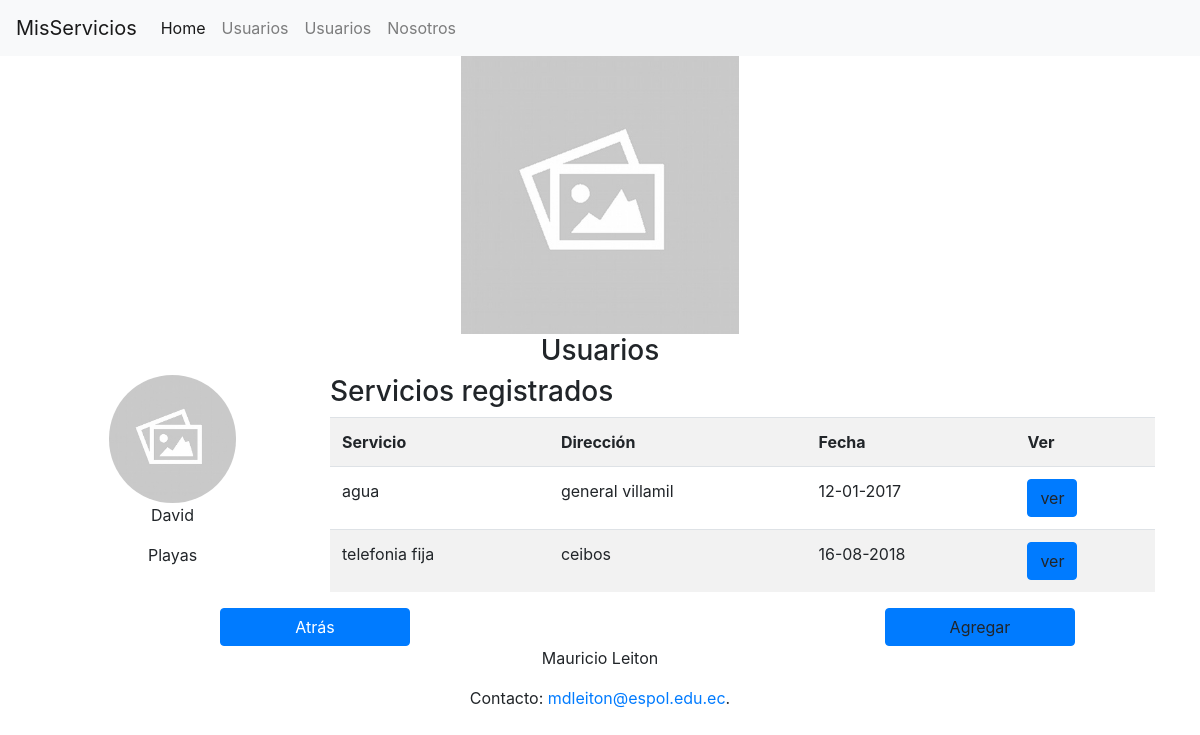
The app's page /usuariodetalles/2 with its own data.
### MisServicios/models.py (models this page shows, shortened)
class Usuario(models.Model):
    nombre = models.CharField(max_length=35)
    ciudad = models.CharField(max_length=75)

class ServicioUsuario(models.Model):
    usuario = models.ForeignKey('Usuario',related_name="servicios", on_delete=models.CASCADE)
    servicio = models.ForeignKey('Servicio',related_name="usuarios", on_delete=models.CASCADE)
    fecha = models.DateField()
    totalFactura  = models.FloatField(null=True)
    direccion = models.CharField(max_length=100)

class Servicio(models.Model):
    id = models.AutoField(primary_key=True)
    nombre = models.CharField(max_length=15)
    descripcion = models.CharField(max_length=35)

### MisServicios/views.py (the view)
# urls.py: re_path('usuariodetalles/(?P<id>\d+)$', views.servicios_prestados),
def servicios_prestados(request, id):
    usuario = get_object_or_404(Usuario, pk=id)
    return render(request,'MisServicios/serviciosPrestados.html',{"id":id,"usuario":usuario})

### MisServicios/templates/MisServicios/serviciosPrestados.html (shortened to what this page needs)
{% extends "MisServicios/base.html" %}
{% load static %}
{% block content %}
  <div class="col-md-3 text-center">
    <img class="rounded-circle img-circle" src="{% static 'img/img.jpg' %}" width="50%" >
    <p class="text-center">{{ usuario.nombre }}</p>
    <p class="text-center">{{ usuario.ciudad }}</p>
  </div>
  <div class="col-md-9">
    <h3>Servicios registrados</h3>
    <table class="table table-striped">
      <tr>
        <th>Servicio</th>
        <th>Dirección</th>
        <th>Fecha</th>
        <th>Ver</th>
      </tr>
      {% for servicio in usuario.servicios.all %}
        <tr id="row{{ servicio.id }}">
          <td>{{ servicio.servicio.nombre }}</td>
          <td>{{ servicio.direccion }}</td>
          <td>{{ servicio.fecha|date:"d-m-Y" }}</td>
          <td><a class="btn btn-primary " onclick="ver(row{{ servicio.id }})">ver</a></td>
        </tr>
      {% endfor %}
    </table>
  </div>
  <a class="offset-md-2 col-md-2 btn btn-primary " href="/listaapi">Atrás</a>
  <a class="offset-md-5 col-md-2 btn btn-primary " onclick="agregar()">Agregar</a>
{% endblock %}

### records on screen
Usuario: nombre "David", ciudad "Playas"
ServicioUsuario: servicio.nombre "agua", direccion "general villamil", fecha "12-01-2017"
ServicioUsuario: servicio.nombre "telefonia fija", direccion "ceibos", fecha "16-08-2018"
